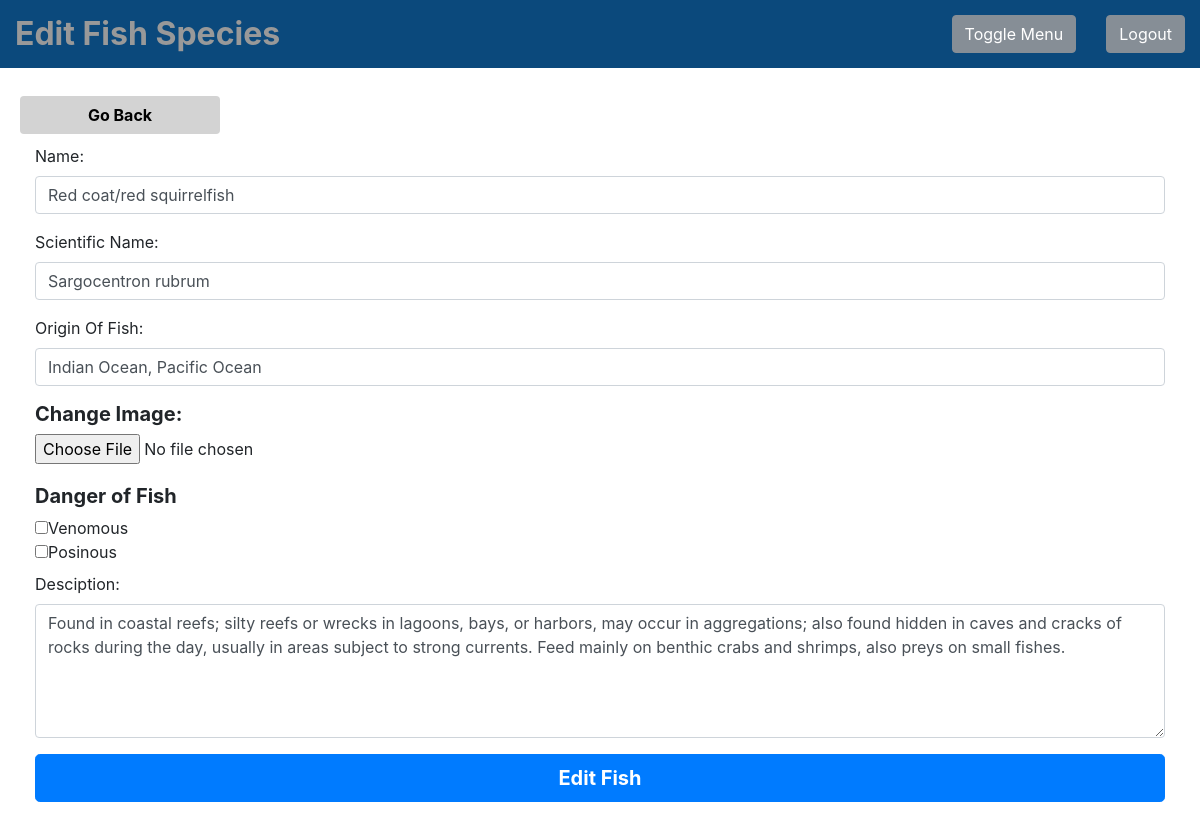
Page /Controller/editFish.php?id=1 (signed in) on the committed database.
### tables this page shows
CREATE TABLE `tbl_fish` (
  `id` int(11) NOT NULL,
  `fsh_FishName` varchar(60) NOT NULL,
  `fsh_ScientificName` varchar(80) NOT NULL,
  `fsh_Origin` varchar(50) NOT NULL,
  `fsh_Toxic` tinyint(4) NOT NULL,
  `fsh_Venomous` tinyint(4) NOT NULL
);

### Controller/functions.php (called while the page is built, shortened)
<?php
  function connect_to_db() {
    $conn = mysqli_connect("localhost", "root", "", "db_fish_species")
      or die("unable to connect");
      return $conn;
  }
  function get_fish($id = NULL){
    $conn = connect_to_db();
    $query = "
      SELECT * FROM `tbl_fish`
      ";
    if ($id != NULL) {
        $id = mysqli_escape_string($conn, $id);
        $query .= "WHERE id={$id}";
    }
    $result = mysqli_query($conn,$query);
    return $result;
  }
?>

### Controller/editFish.php (the view, shortened to what this page needs)
<?php
  include("functions.php");
      $fish = get_fish($_GET['id']);
      $assoc = mysqli_fetch_assoc($fish);
      $description = file_get_contents("fish_descriptions/{$_GET['id']}.txt");
      include("header.php");
?>
  <h2 class="titletext"><Strong>Edit Fish Species</strong></h2>
 </div>
   <div id="page-content-wrapper">
     <div class="container-fluid">
         <form enctype="multipart/form-data" action="editfish.php?id=<?=$_GET['id']?>" method="post">
           <div class="row">
             <a href="fish.php"class="btn btn-default" id="posterbackbtn"><strong>Go Back</strong></a>
           </div>
           <div class="form-group">
               <label for="fishname">Name:</label>
                <input type="text" class="form-control" name="fishname" value="<?=$assoc["fsh_FishName"]?>">
            </div>
            <div class="form-group">
              <label for="fishsname">Scientific Name:</label>
                <input type="text"  class="form-control" name="fishsname" value="<?=$assoc["fsh_ScientificName"]?>" placeholder="Scientific Name">
            </div>
            <div class="form-group">
              <label for="forigin">Origin Of Fish:</label>
                <input type="text" class="form-control" name="forigin" value="<?=$assoc["fsh_Origin"]?>" placeholder="Origin of fish">
              </div>
              <h5><strong>Change Image:</strong></h5>
              <input required type="file" name="file"class="form-control-file"id="FormControlFileImages" accept=".png, .jpeg, .jpg"/>
              <div class="row">
                <div class="container-fluid">
                  <div class="checkboxspacing">
                    <div class="form-check">
                      <h5><strong>Danger of Fish</strong></h5>
                      <div>
                        <input type="checkbox" name="fvenomous" value="1">Venomous
                      </div>
                      <div >
                        <input type="checkbox" name="ftoxic" value="1">Posinous
                      </div>
                    </div>
                  </div>
                </div>
              </div>
              <div class="form-group">
                 <label for="comment">Desciption:</label>
                 <textarea class="form-control" rows="5" name="message"><?php echo $description; ?></textarea>
              </div>
              <button type="submit" id="fishimageeditbtn"class="btn btn-primary btn-lg"><strong>Edit Fish</strong></button>
    </form>
    </div>
  </div>
<?php
  include("footer.php");
?>

### Controller/css/simple-sidebar.css (style rules this page uses)
body { overflow-x: hidden; }
#page-content-wrapper { width: 100%; position: absolute; padding: 15px; }
@media (min-width:768px) { #page-content-wrapper { padding: 20px; position: relative; } }

### Controller/css/Style.css (style rules this page uses)
.titletext { padding: 15px; color: #999999; }
#posterbackbtn { float:left; width:200px; text-decoration: none; color: black; background-color: lightgray; margin-bottom: 10px; }
.checkboxspacing { padding-top: 20px; }
#fishimageeditbtn { width: 100%; }

### rows in the picture
tbl_fish: fishname "Red coat/red squirrelfish", fishsname "Sargocentron rubrum", forigin "Indian Ocean, Pacific Ocean"
